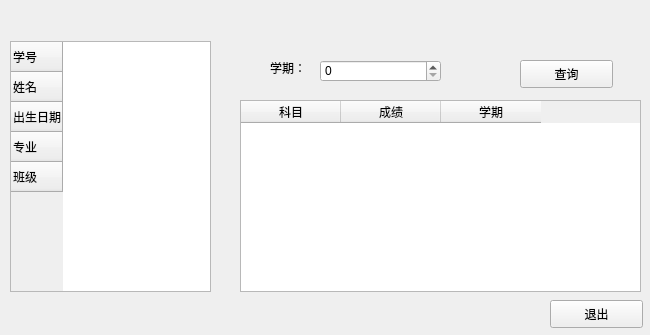
<?xml version="1.0" encoding="UTF-8"?>
<ui version="4.0">
 <class>Student</class>
 <widget class="QWidget" name="Student">
  <property name="geometry">
   <rect>
    <x>0</x>
    <y>0</y>
    <width>650</width>
    <height>335</height>
   </rect>
  </property>
  <property name="windowTitle">
   <string>Form</string>
  </property>
  <widget class="QTableWidget" name="tableWidget">
   <property name="geometry">
    <rect>
     <x>10</x>
     <y>41</y>
     <width>201</width>
     <height>251</height>
    </rect>
   </property>
   <row>
    <property name="text">
     <string>学号</string>
    </property>
   </row>
   <row>
    <property name="text">
     <string>姓名</string>
    </property>
   </row>
   <row>
    <property name="text">
     <string>出生日期</string>
    </property>
   </row>
   <row>
    <property name="text">
     <string>专业</string>
    </property>
   </row>
   <row>
    <property name="text">
     <string>班级</string>
    </property>
   </row>
  </widget>
  <widget class="QTableWidget" name="tableWidget_2">
   <property name="geometry">
    <rect>
     <x>240</x>
     <y>100</y>
     <width>401</width>
     <height>192</height>
    </rect>
   </property>
   <column>
    <property name="text">
     <string>科目</string>
    </property>
   </column>
   <column>
    <property name="text">
     <string>成绩</string>
    </property>
   </column>
   <column>
    <property name="text">
     <string>学期</string>
    </property>
   </column>
  </widget>
  <widget class="QSpinBox" name="spinBox">
   <property name="geometry">
    <rect>
     <x>320</x>
     <y>60</y>
     <width>121</width>
     <height>22</height>
    </rect>
   </property>
  </widget>
  <widget class="QLabel" name="label">
   <property name="geometry">
    <rect>
     <x>270</x>
     <y>60</y>
     <width>51</width>
     <height>16</height>
    </rect>
   </property>
   <property name="text">
    <string>学期：</string>
   </property>
  </widget>
  <widget class="QPushButton" name="pushButton">
   <property name="geometry">
    <rect>
     <x>520</x>
     <y>60</y>
     <width>93</width>
     <height>28</height>
    </rect>
   </property>
   <property name="text">
    <string>查询</string>
   </property>
  </widget>
  <widget class="QPushButton" name="pushButton_2">
   <property name="geometry">
    <rect>
     <x>550</x>
     <y>300</y>
     <width>93</width>
     <height>28</height>
    </rect>
   </property>
   <property name="text">
    <string>退出</string>
   </property>
  </widget>
 </widget>
 <resources/>
 <connections/>
</ui>
